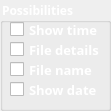
   <widget class="QGroupBox" name="groupBox_2">
    <property name="geometry">
     <rect>
      <x>10</x>
      <y>120</y>
      <width>111</width>
      <height>111</height>
     </rect>
    </property>
    <property name="font">
     <font>
      <family>Alegreya Sans SC</family>
      <bold>true</bold>
     </font>
    </property>
    <property name="styleSheet">
     <string notr="true">color: rgb(255, 255, 255);</string>
    </property>
    <property name="title">
     <string>Possibilities</string>
    </property>
    <widget class="QCheckBox" name="checkBox">
     <property name="geometry">
      <rect>
       <x>10</x>
       <y>20</y>
       <width>91</width>
       <height>19</height>
      </rect>
     </property>
     <property name="font">
      <font>
       <family>Alegreya Sans SC</family>
       <pointsize>10</pointsize>
       <bold>true</bold>
      </font>
     </property>
     <property name="styleSheet">
      <string notr="true"/>
     </property>
     <property name="text">
      <string>Show time</string>
     </property>
    </widget>
    <widget class="QCheckBox" name="checkBox_2">
     <property name="geometry">
      <rect>
       <x>10</x>
       <y>40</y>
       <width>91</width>
       <height>19</height>
      </rect>
     </property>
     <property name="font">
      <font>
       <family>Alegreya Sans SC</family>
       <pointsize>10</pointsize>
       <bold>true</bold>
      </font>
     </property>
     <property name="text">
      <string>File details</string>
     </property>
    </widget>
    <widget class="QCheckBox" name="checkBox_3">
     <property name="geometry">
      <rect>
       <x>10</x>
       <y>60</y>
       <width>91</width>
       <height>19</height>
      </rect>
     </property>
     <property name="font">
      <font>
       <family>Alegreya Sans SC</family>
       <pointsize>10</pointsize>
       <bold>true</bold>
      </font>
     </property>
     <property name="text">
      <string>File name</string>
     </property>
    </widget>
    <widget class="QCheckBox" name="checkBox_4">
     <property name="geometry">
      <rect>
       <x>10</x>
       <y>80</y>
       <width>91</width>
       <height>19</height>
      </rect>
     </property>
     <property name="font">
      <font>
       <family>Alegreya Sans SC</family>
       <pointsize>10</pointsize>
       <bold>true</bold>
      </font>
     </property>
     <property name="text">
      <string>Show date</string>
     </property>
    </widget>
   </widget>
